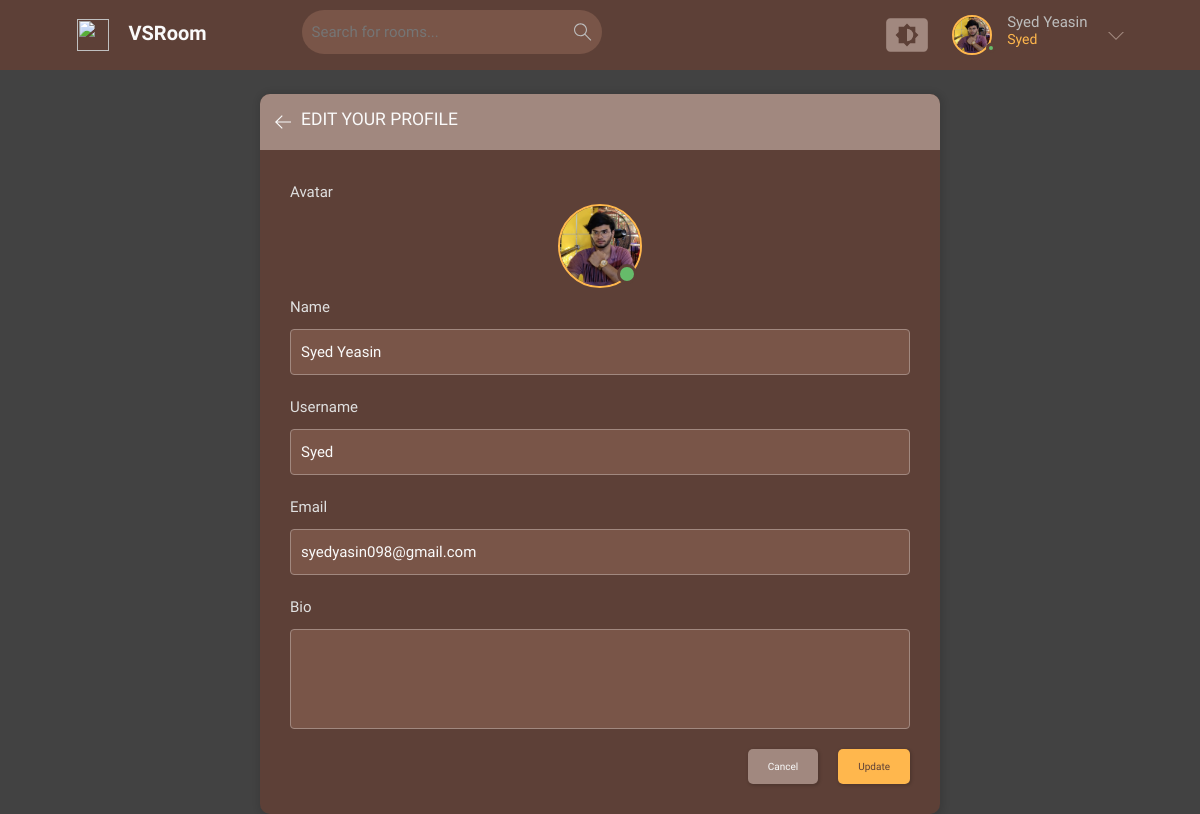
The page /update-user/ (signed in) on the database its author committed.
### base/models.py (models this page shows, shortened)
class User(AbstractUser):
    name = models.CharField(max_length=200, null=True)
    email = models.EmailField(unique=True ,null=True)
    bio = models.TextField(null=True, blank=True)
    avatar = models.ImageField(upload_to=user_avatar_path, null=True, default="avatar.svg")
    USERNAME_FIELD = 'email'
    REQUIRED_FIELDS = ['username']

### base/views.py (the view)
# urls.py: path('update-user/', views.updateUser, name='update-user'),
@login_required(login_url='login')
def updateUser(request):
    user = request.user
    form = UserForm(instance=user)
    if request.method == 'POST':
        form = UserForm(request.POST, request.FILES, instance=user)
        if form.is_valid():
            form.save()
            return redirect('user-profile', pk=user.id)
    return render(request, 'base/update_user.html', {"form" : form})

### base/form.py
class UserForm(ModelForm):
    class Meta:
        model = User
        fields = ['avatar', 'name', 'username', 'email', 'bio']

### base/templates/base/update_user.html (shortened to what this page needs)
{% extends 'base/main.html' %}
{% block text %}
<main class="update-account layout">
  <div class="container">
    <div class="layout__box">
      <div class="layout__boxHeader">
        <div class="layout__boxTitle">
          <a href="{{request.META.HTTP_REFERER}}">
            <svg version="1.1" xmlns="http://www.w3.org/2000/svg" width="32" height="32" viewBox="0 0 32 32">
              <title>arrow-left</title>
              <path
                d="M13.723 2.286l-13.723 13.714 13.719 13.714 1.616-1.611-10.96-10.96h27.625v-2.286h-27.625l10.965-10.965-1.616-1.607z">
              </path>
            </svg>
            <h3>Edit your profile</h3>
          </a>
        </div>
      </div>
      <div class="layout__body">
        <form class="form" action="" method="POST" enctype="multipart/form-data">
          {% for field in form %}
          {% if field.name == 'avatar' %}
              <label for="avatar">{{ field.label }}</label>
              <div class="profile__avatar">
                  <div class="avatar avatar--large active">
                      <img src="{{ user.avatar.url|default:'/static/Images/avatar.svg' }}" id="avatarImage" />
                  </div>
              </div>
          {% else %}
              <div class="form__group">
                  <label for="{{ field.id_for_label }}">{{ field.label }}</label>
                  {{ field }}
              </div>
          {% endif %}
          {% endfor %}
          <div class="form__action">
            <a class="btn btn--dark" href="{{request.META.HTTP_REFERER}}">Cancel</a>
            <button class="btn btn--main" type="submit">Update</button>
          </div>
        </form>
      </div>
    </div>
  </div>
</main>
{% endblock text %}

### base/templates/base/nav.html (shortened to what this page needs)
{% load static %}
<header class="header header--loggedIn">
  <div class="container">
    <a href="{% url 'home' %}" class="header__logo">
      <img src="{% static 'Images/poetry.png' %}" />
      <h1>VSRoom</h1>
    </a>
    <form class="header__search nav__search" method="GET" action="{% url 'home' %}">
      <label>
        <input name="q" placeholder="Search for rooms..." />
      </label>
    </form>
    <nav class="header__menu">
      <div class="dropdown-container">
        <div class="color-theme-menu">
        </div>
      </div>
      {% if request.user.is_authenticated %}
      <div class="header__user">
        <a href="{% url 'user-profile' request.user.id %}">
          <div class="avatar avatar--medium active">
            <img src="{{request.user.avatar.url}}" />
          </div>
          <p>{{request.user.name}}<span>{{request.user.username}}</span></p>
        </a>
        <button class="dropdown-button">
          <svg version="1.1" xmlns="http://www.w3.org/2000/svg" width="32" height="32" viewBox="0 0 32 32">
            <title>chevron-down</title>
            <path d="M16 21l-13-13h-3l16 16 16-16h-3l-13 13z"></path>
          </svg>
        </button>
      </div>
      {% else %}
      <a href="{% url 'login' %}">
        <img src="{% static 'Images/avatar.svg' %}" />
        <p>Login</p>
      </a>
      {% endif %}
    </nav>
  </div>
</header>

### rows shown on the page
User: user.avatar (picture), user.name "Syed Yeasin", user.username "Syed", avatar (picture), form "Syed Yeasin" "Syed" "syedyasin098@gmail.com"

### other values the page prints
{{ field.label }} "Avatar"
{{ field.label }} "Name" "Username" "Email" "Bio"
